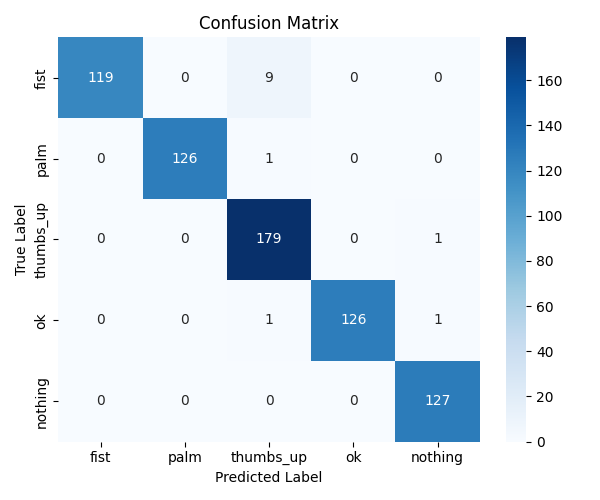
#> input picture Python/confusion_matrix.png, 600 x 500 px
$ python -i augment_dataset.py   (imports and definitions only)
#> lines starting #> are read from the running program, lines starting #| are printed output that depends on the picture
#!/usr/bin/env python3
"""
数据增强工具 - 对现有数据集进行增强
用于扩充训练数据，提高模型泛化能力
"""

import cv2
import numpy as np
import os
from pathlib import Path

def augment_image(image):
    """
    对单张图像进行多种增强

    Args:
        image: 输入灰度图像 (64x64)

    Returns:
        augmented: 增强后的图像列表 [(名称, 图像), ...]
    """
    augmented = []

    # 1. 原图
    augmented.append(('original', image.copy()))

    # 2. 轻微旋转 (-15° 到 +15°)
    for angle in [-15, -10, -5, 5, 10, 15]:
        h, w = image.shape
        M = cv2.getRotationMatrix2D((w/2, h/2), angle, 1.0)
        rotated = cv2.warpAffine(image, M, (w, h), borderValue=int(np.mean(image)))
        augmented.append((f'rot{angle:+d}', rotated))
#> after the loop, augmented = 7 items

    # 3. 平移 (-8 到 +8 像素)
    for dx, dy in [(-8, -8), (-8, 0), (-8, 8), (0, -8), (0, 8), (8, -8), (8, 0), (8, 8)]:
        h, w = image.shape
        M = np.float32([[1, 0, dx], [0, 1, dy]])
        shifted = cv2.warpAffine(image, M, (w, h), borderValue=int(np.mean(image)))
        augmented.append((f'shift{dx:+d}{dy:+d}', shifted))
#> this loop made 8 passes
#> pass 3, in augment_image, `shifted = cv2.warpAffine(image, M, (w, h), borderValue=int(np.mean(ima..`:
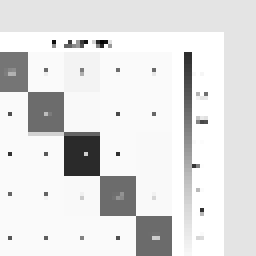
#> shifted: shape (64, 64) (shown 4 times larger); min 2, max 255, mean 225
#> after the loop, augmented = 15 items

    # 4. 缩放 (0.85 到 1.15)
    for scale in [0.85, 0.90, 0.95, 1.05, 1.10, 1.15]:
        h, w = image.shape
        new_h, new_w = int(h * scale), int(w * scale)
        scaled = cv2.resize(image, (new_w, new_h))

        # 裁剪或填充到原始尺寸
        if scale > 1.0:
            # 裁剪中心
            start_y = (new_h - h) // 2
            start_x = (new_w - w) // 2
            result = scaled[start_y:start_y+h, start_x:start_x+w]
        else:
            # 填充边缘
            result = np.full((h, w), int(np.mean(image)), dtype=np.uint8)
            start_y = (h - new_h) // 2
            start_x = (w - new_w) // 2
            result[start_y:start_y+new_h, start_x:start_x+new_w] = scaled

        augmented.append((f'scale{int(scale*100)}', result))
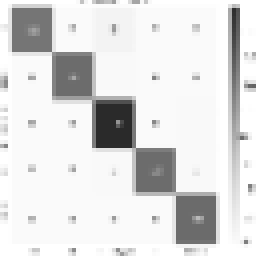
#> result: shape (64, 64) (shown 4 times larger); min 42, max 255, mean 222.6
#> after the loop, augmented = 21 items

    # 5. 亮度调整 (-30 到 +30)
    for delta in [-30, -20, -10, 10, 20, 30]:
        adjusted = cv2.add(image, delta)
        augmented.append((f'bright{delta:+d}', adjusted))
#> this loop made 6 passes
#> pass 1, in augment_image, `adjusted = cv2.add(image, delta)`:
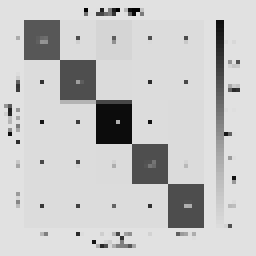
#> adjusted: shape (64, 64) (shown 4 times larger); min 0, max 225, mean 199
#> after the loop, augmented = 27 items

    # 6. 对比度调整 (0.7 到 1.3)
    for alpha in [0.7, 0.8, 0.9, 1.1, 1.2, 1.3]:
        adjusted = cv2.convertScaleAbs(image, alpha=alpha, beta=0)
        augmented.append((f'contrast{int(alpha*100)}', adjusted))
#> this loop made 6 passes
#> pass 1, in augment_image, `adjusted = cv2.convertScaleAbs(image, alpha=alpha, beta=0)`:
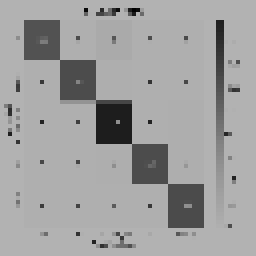
#> adjusted: shape (64, 64) (shown 4 times larger); min 1, max 178, mean 160
#> after the loop, augmented = 33 items

    # 7. 高斯噪声 (sigma=5, 10)
    for sigma in [5, 10]:
        noise = np.random.normal(0, sigma, image.shape)
        noisy = np.clip(image + noise, 0, 255).astype(np.uint8)
        augmented.append((f'noise{sigma}', noisy))
#> after the loop, augmented = 35 items

    # 8. 高斯模糊 (kernel=3, 5)
    for ksize in [3, 5]:
        blurred = cv2.GaussianBlur(image, (ksize, ksize), 0)
        augmented.append((f'blur{ksize}', blurred))
#> this loop made 2 passes
#> pass 1, in augment_image, `blurred = cv2.GaussianBlur(image, (ksize, ksize), 0)`:
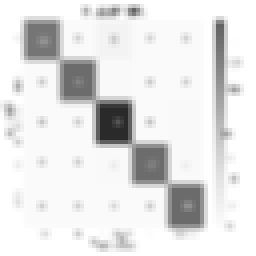
#> blurred: shape (64, 64) (shown 4 times larger); min 42, max 255, mean 229
#> after the loop, augmented = 37 items

    # 9. 水平翻转（小心使用，某些手势不对称）
    # thumbs_up (2), ok (3), point (5), three (6) 不应翻转
    flipped = cv2.flip(image, 1)
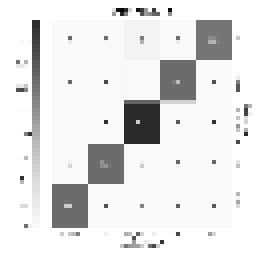
#> flipped: shape (64, 64) (shown 4 times larger); min 2, max 255, mean 228.9
    augmented.append(('flip', flipped))

    return augmented

# [83 lines left out: function augment_dataset, not called in this run]

def preview_augmentation(image_path, output_dir="augmentation_preview"):
    """
    预览单张图像的增强效果

    Args:
        image_path: 输入图像路径
        output_dir: 预览图像保存目录
    """
    import matplotlib.pyplot as plt

    # 读取图像
    image = cv2.imread(image_path, cv2.IMREAD_GRAYSCALE)
    if image is None:
        print(f"✗ 无法读取图像: {image_path}")
        return

    if image.shape != (64, 64):
        image = cv2.resize(image, (64, 64))

    # 生成增强图像
    augmented_images = augment_image(image)
#> augmented_images = 38 items

    # 创建输出目录
    os.makedirs(output_dir, exist_ok=True)

    # 选择前20个进行可视化
    num_to_show = min(20, len(augmented_images))
#> num_to_show = 20

    fig, axes = plt.subplots(4, 5, figsize=(15, 12))
    axes = axes.flatten()

    for i in range(num_to_show):
        name, img = augmented_images[i]
        axes[i].imshow(img, cmap='gray')
        axes[i].set_title(name, fontsize=8)
        axes[i].axis('off')
#> this loop made 20 passes
#> name on passes 1 to 12: 'original', 'rot-15', 'rot-10', 'rot-5', 'rot+5', 'rot+10', 'rot+15', 'shift-8-8', 'shift-8+0', 'shift-8+8', 'shift+0-8', 'shift+0+8'

    plt.tight_layout()
    preview_path = os.path.join(output_dir, "augmentation_preview.png")
    plt.savefig(preview_path, dpi=150, bbox_inches='tight')
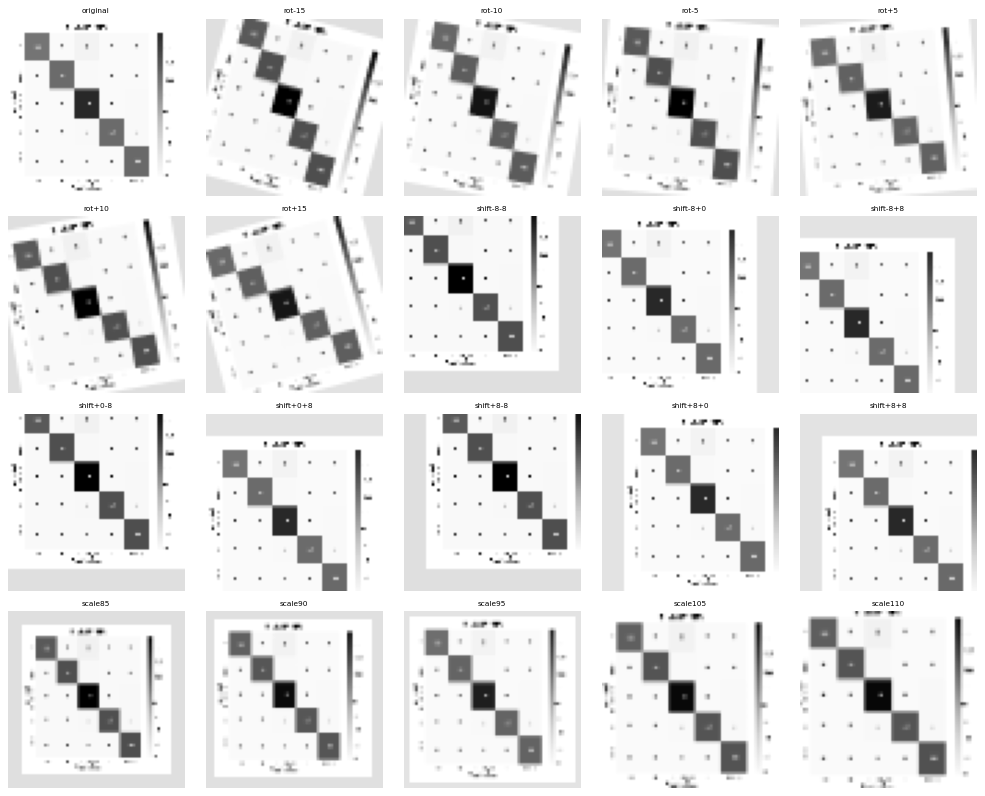
#> figure drawn by matplotlib, 20 panels
    plt.close()

    print(f"✓ 预览图已保存: {preview_path}")

    # 保存所有增强图像
    for i, (name, img) in enumerate(augmented_images):
        filename = f"{i:02d}_{name}.png"
        filepath = os.path.join(output_dir, filename)
        cv2.imwrite(filepath, img)
#> this loop made 38 passes
#> (name, filename) on passes 1 to 12: ('original', '00_original.png'), ('rot-15', '01_rot-15.png'), ('rot-10', '02_rot-10.png'), ('rot-5', '03_rot-5.png'), ('rot+5', '04_rot+5.png'), ('rot+10', '05_rot+10.png'), ('rot+15', '06_rot+15.png'), ('shift-8-8', '07_shift-8-8.png'), ('shift-8+0', '08_shift-8+0.png'), ('shift-8+8', '09_shift-8+8.png'), ('shift+0-8', '10_shift+0-8.png'), ('shift+0+8', '11_shift+0+8.png')

    print(f"✓ 所有增强图像已保存到: {output_dir}")
#| ✓ 所有增强图像已保存到: augmentation_preview

# [44 lines not run here, left out]

>>> result = preview_augmentation('confusion_matrix.png')
